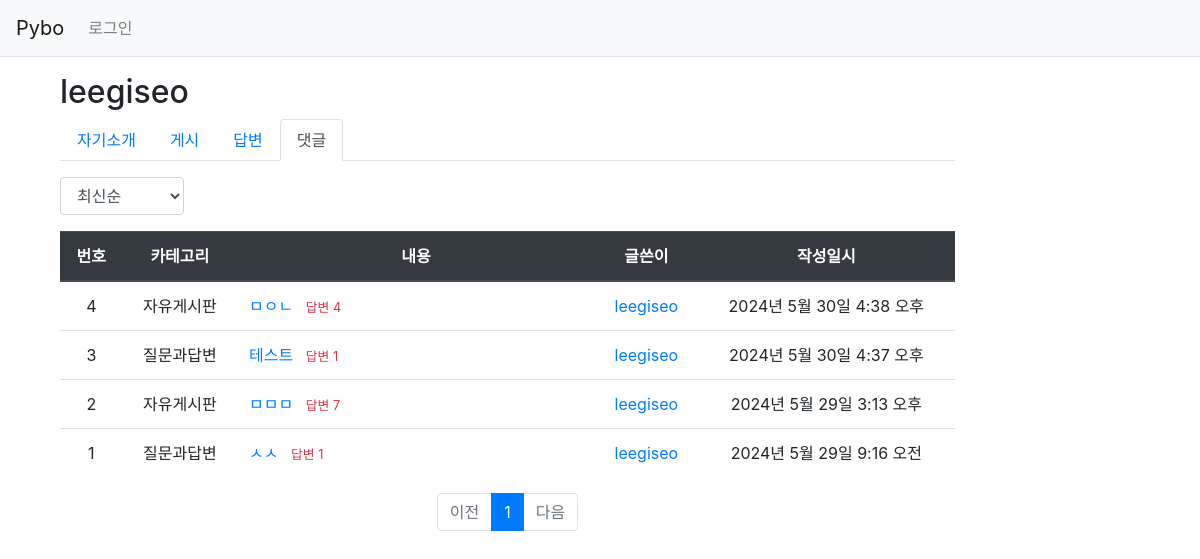
Page /pybo/profile/comment/leegiseo/ on the committed database.
### pybo/models.py (models this page shows, shortened)
class Comment(models.Model):
    author = models.ForeignKey(User, on_delete=models.CASCADE, related_name='author_comment')
    content = models.TextField()
    create_date = models.DateTimeField()
    modify_date = models.DateTimeField(null=True, blank=True)
    question = models.ForeignKey(Question, null=True, blank=True, on_delete=models.CASCADE)
    answer = models.ForeignKey(Answer, null=True, blank=True, on_delete=models.CASCADE)

class Question(models.Model):
    author = models.ForeignKey(User, on_delete=models.CASCADE, related_name='author_question')
    category = models.ForeignKey(Category, on_delete=models.CASCADE, related_name='category_question', default=1)
    subject = models.CharField(max_length=200)
    content = models.TextField()
    create_date = models.DateTimeField()
    modify_date = models.DateTimeField(null=True, blank=True)
    voter = models.ManyToManyField(User, related_name='voter_question')

class Category(models.Model):
    name = models.CharField(max_length=100, unique=True)
    def __str__(self):
        return self.name

### pybo/views/profile_views.py (the view)
# urls.py: path('profile/comment/<str:username>/', profile_views.profile_comment, name='profile_comment'),
def profile_comment(request, username):
    profile_user = get_object_or_404(User, username=username)
    page = request.GET.get('page', '1')  # 페이지
    so = request.GET.get('so', 'recent')  # 정렬기준
    comment_list = Comment.objects.filter(author=profile_user)
    if so == 'popular':
        comment_list = comment_list.annotate(num_answer=Count('question__answer')).order_by('-num_answer', '-create_date')
    else:  # recent
        comment_list = comment_list.order_by('-create_date')
    paginator = Paginator(comment_list, 10)  # 페이지당 10개씩 보여주기
    page_obj = paginator.get_page(page)
    context = {'profile_user': profile_user, 'comment_list': page_obj, 'page': page, 'so': so}
    return render(request, 'pybo/profile_comment.html', context)

### pybo/templatetags/pybo_filter.py (called while the page is built)
@register.filter
def sub(value, arg):
    return value - arg

### templates/pybo/profile_comment.html (shortened to what this page needs)
{% extends 'base.html' %}
{% load pybo_filter %}
{% block content %}
<div class="container my-3 d-flex">
    <div class="col-10 flex-grow-1">
        <h2>{{ profile_user.username }}</h2>
        <ul class="nav nav-tabs">
            <li class="nav-item">
                <a class="nav-link " href="{% url 'pybo:profile_introduction' username=profile_user.username %}">자기소개</a>
            </li>
            <li class="nav-item">
                <a class="nav-link " href="{% url 'pybo:profile_question' username=profile_user.username %}">게시</a>
            </li>
            <li class="nav-item">
                <a class="nav-link " href="{% url 'pybo:profile_answer' username=profile_user.username %}">답변</a>
            </li>
            <li class="nav-item">
                <a class="nav-link active" href="{% url 'pybo:profile_comment' username=profile_user.username %}">댓글</a>
            </li>
        </ul>
        <div class="row justify-content-between my-3">
            <div class="col-2">
                <select class="form-control so">
                    <option value="recent" {% if so == 'recent' %}selected{% endif %}>최신순</option>
                </select>
            </div>
        </div>
        <table class="table">
            <thead>
            <tr class="text-center thead-dark">
                <th>번호</th>
                <th >카테고리</th>
                <th style="width:40%">내용</th>
                <th>글쓴이</th>
                <th>작성일시</th>
            </tr>
            </thead>
            <tbody>
            {% if comment_list %}
            {% for comment in comment_list %}
            <tr class="text-center">
                <td>
                    {{ comment_list.paginator.count|sub:comment_list.start_index|sub:forloop.counter0|add:1 }}
                </td>
                <td>
                    {{ comment.question.category }}
                </td>
                <td class="text-left">
                    <a href="{% url 'pybo:detail' comment.question.id %}">{{ comment.content }}</a>
                    <span class="text-danger small ml-2">답변 {{ comment.question.answer_set.count }}</span>
                </td>
                <td>
                    <a href="{% url 'pybo:profile_question' comment.question.author.username %}">{{ comment.author.username }}</a>
                </td>
                <td>{{ comment.create_date }}</td>
            </tr>
            {% endfor %}
            {% else %}
            <tr>
                <td colspan="3">질문이 없습니다.</td>
            </tr>
            {% endif %}
            </tbody>
        </table>
        <ul class="pagination justify-content-center">
            {% if comment_list.has_previous %}
            <li class="page-item">
                <a class="page-link" data-page="{{ comment_list.previous_page_number }}" href="#">이전</a>
            </li>
            {% else %}
            <li class="page-item disabled">
                <a class="page-link" tabindex="-1" aria-disabled="true" href="#">이전</a>
            </li>
            {% endif %}
            {% for page_number in comment_list.paginator.page_range %}
            {% if page_number >= comment_list.number|add:-5 and page_number <= comment_list.number|add:5 %}
                {% if page_number == comment_list.number %}
                <li class="page-item active" aria-current="page">
                    <a class="page-link" data-page="{{ page_number }}" href="#">{{ page_number }}</a>
                </li>
                {% else %}
                <li class="page-item">
                    <a class="page-link" data-page="{{ page_number }}" href="#">{{ page_number }}</a>
                </li>
                {% endif %}
            {% endif %}
            {% endfor %}
            {% if comment_list.has_next %}
            <li class="page-item">
                <a class="page-link" data-page="{{ comment_list.next_page_number }}" href="#">다음</a>
            </li>
            {% else %}
            <li class="page-item disabled">
                <a class="page-link" tabindex="-1" aria-disabled="true" href="#">다음</a>
            </li>
            {% endif %}
        </ul>
    </div>
</div>
{% endblock %}

### rows in the picture
Comment: paginator.count|sub "4", question.category "자유게시판", content "ㅁㅇㄴ", question.answer_set.count "4", author.username "leegiseo", create_date "2024년 5월 30일 4:38 오후"
Comment: paginator.count|sub "3", question.category "질문과답변", content "테스트", question.answer_set.count "1", author.username "leegiseo", create_date "2024년 5월 30일 4:37 오후"
Comment: paginator.count|sub "2", question.category "자유게시판", content "ㅁㅁㅁ", question.answer_set.count "7", author.username "leegiseo", create_date "2024년 5월 29일 3:13 오후"
Comment: paginator.count|sub "1", question.category "질문과답변", content "ㅅㅅ", question.answer_set.count "1", author.username "leegiseo", create_date "2024년 5월 29일 9:16 오전"

### other values in the picture
{{ profile_user.username }} "leegiseo"
{{ page_number }} "1"
